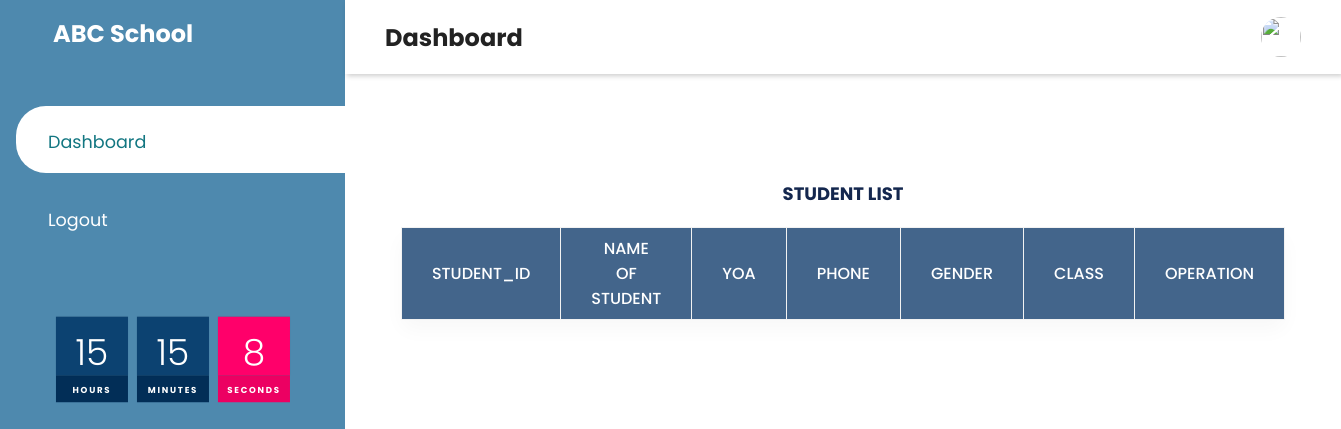
Page /search.php on the earlier database version.
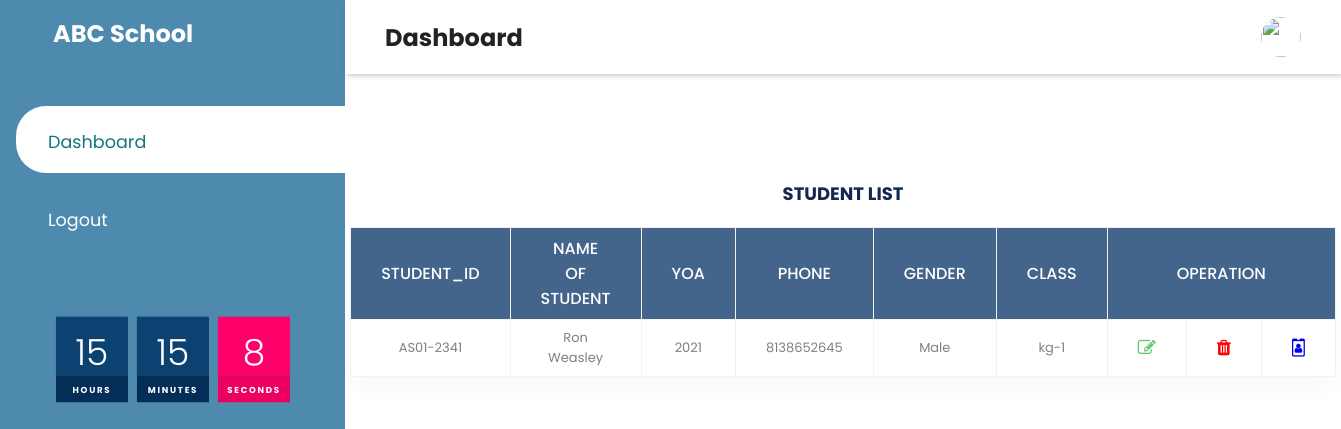
Same page on the later database version.
### search.php (the view, shortened to what this page needs)
<!DOCTYPE html>
<html lang="en" dir="ltr">
  <head>
    <link rel="stylesheet" href="https://maxst.icons8.com/vue-static/landings/line-awesome/line-awesome/1.3.0/css/line-awesome.min.css">
    <link rel="stylesheet" href="panel.css">
    <?php include 'src/tablelinks.php';?>
    <?php include 'src/tablestyles.php';?>
  </head>
  <body>
    <div class="sidebar">
      <div class="sidebar-brand">
        <h2><span class="lab la-accusoft"></span> ABC School</h2>
      </div>
      <div class="sidebar-menu">
        <ul>
          <li>
            <a class="active"><span class="las la-school"></span>
              <span>Dashboard</span></a>
          </li>
          <li>
            <a href="index.php"><span class="las la-user-minus"></span>
              <span>Logout</span></a>
          </li>
          <li>
             <div id="clock">
               <div id="time">
                 <div>
                   <span id="hour">00</span>
                   <span>hours</span>
                 </div>
                 <div>
                   <span id="minute">00</span>
                   <span>minutes</span>
                 </div>
                 <div>
                   <span id="second">00</span>
                   <span>seconds</span>
                 </div>
               </div>
             </div>
          </li>
        </ul>
      </div>
    </div>
    <div class="main-content">
       <header>
         <h2>
           <label for="">
             <span class="las la-bars"></span>
           </label>
           Dashboard
         </h2>
         <div class="user-wrapper">
           <img src="https://img.icons8.com/pastel-glyph/64/000000/user-male--v1.png" width="40px" height="40px"/>
         </div>
       </header>
                <br><br><br><br><br><br><br><br>
                <div class="main-div">
                <h1>STUDENT LIST</h1>
                <table>
                  <thead>
                    <tr>
                      <th>student_id</th>
                      <th>name of student</th>
                      <th>YOA</th>
                      <th>Phone</th>
                      <th>gender</th>
                      <th>class</th>
                      <th colspan="3">operation</th>
                    </tr>
                    <tbody>
<?php
$conn= new mysqli("localhost","root","","miniproject");
    $name = $_POST['valueToSearch'];
$res = mysqli_query($conn, "SELECT * FROM `kg-1` WHERE name LIKE '{$name}%' OR last_name LIKE '{$name}%' OR student_id LIKE '{$name}%' ORDER BY name ASC");
while ($row = mysqli_fetch_array($res))
{
?>
<tr>
<td><?php echo $row['student_id']; ?></td>
<td><?php echo $row['name'];?> <?php echo $row['last_name'];?></td>
<td><?php echo $row['yoa'];?></td>
<td><?php echo $row['parent'];?></td>
<td><?php echo $row['gender'];?></td>
<td><?php echo $row['class'];?></td>
<td><a href="src/editstudent.php?id=<?php echo $row['id']; ?>"><i class="fa fa-edit" aria-hidden="true"></i></td>
<td><a href="src/deletestudent.php?id=<?php echo $row['id']; ?>"><i class="fa fa-trash" aria-hidden="true"></i></td>
<td><a href="src/student.php?id=<?php echo $row['id']; ?>"><i class="fa fa-id-badge" aria-hidden="true"></i></td>
</tr>
 <?php
}mysqli_close($conn);
?>
</tbody>
</thead>
</table>
</div>
</body>
</html>

Differences in the rows shown:
added kg-1: student "AS01-2341", name "Ron", last_name "Weasley", yoa "2021", parent "8138652645", gender "Male", class "kg-1"
